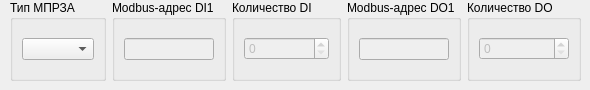
    <widget class="QWidget" name="tab2_dio_settings">
     <attribute name="title">
      <string>Tab 1</string>
     </attribute>
     <widget class="QWidget" name="horizontalLayoutWidget_3">
      <property name="geometry">
       <rect>
        <x>10</x>
        <y>0</y>
        <width>571</width>
        <height>81</height>
       </rect>
      </property>
      <layout class="QHBoxLayout" name="horizontalLayout_1">
       <item>
        <widget class="QGroupBox" name="groupBox_ied_type">
         <property name="title">
          <string>Тип МПРЗА</string>
         </property>
         <layout class="QHBoxLayout" name="horizontalLayout_10">
          <item>
           <widget class="QComboBox" name="comboBox_ied_type"/>
          </item>
         </layout>
        </widget>
       </item>
       <item>
        <widget class="QGroupBox" name="groupBox_di_01_adress">
         <property name="enabled">
          <bool>true</bool>
         </property>
         <property name="sizePolicy">
          <sizepolicy hsizetype="Preferred" vsizetype="Preferred">
           <horstretch>0</horstretch>
           <verstretch>0</verstretch>
          </sizepolicy>
         </property>
         <property name="title">
          <string>Modbus-адрес DI1</string>
         </property>
         <layout class="QHBoxLayout" name="horizontalLayout_2">
          <item>
           <widget class="QLineEdit" name="lineEdit_di_01_address">
            <property name="enabled">
             <bool>false</bool>
            </property>
            <property name="sizePolicy">
             <sizepolicy hsizetype="Minimum" vsizetype="Fixed">
              <horstretch>0</horstretch>
              <verstretch>0</verstretch>
             </sizepolicy>
            </property>
            <property name="inputMethodHints">
             <set>Qt::ImhNone</set>
            </property>
           </widget>
          </item>
         </layout>
        </widget>
       </item>
       <item>
        <widget class="QGroupBox" name="groupBox_di_count">
         <property name="title">
          <string>Количество DI</string>
         </property>
         <layout class="QHBoxLayout" name="horizontalLayout_3">
          <item>
           <widget class="QSpinBox" name="spinBox_di_count">
            <property name="enabled">
             <bool>false</bool>
            </property>
            <property name="styleSheet">
             <string notr="true"/>
            </property>
           </widget>
          </item>
         </layout>
        </widget>
       </item>
       <item>
        <widget class="QGroupBox" name="groupBox_do_01_adress">
         <property name="enabled">
          <bool>true</bool>
         </property>
         <property name="title">
          <string>Modbus-адрес DO1</string>
         </property>
         <layout class="QHBoxLayout" name="horizontalLayout_4">
          <item>
           <widget class="QLineEdit" name="lineEdit_do_01_address">
            <property name="enabled">
             <bool>false</bool>
            </property>
            <property name="sizePolicy">
             <sizepolicy hsizetype="Minimum" vsizetype="Fixed">
              <horstretch>0</horstretch>
              <verstretch>0</verstretch>
             </sizepolicy>
            </property>
           </widget>
          </item>
         </layout>
        </widget>
       </item>
       <item>
        <widget class="QGroupBox" name="groupBox_do_count">
         <property name="title">
          <string>Количество DO</string>
         </property>
         <layout class="QHBoxLayout" name="horizontalLayout_5">
          <item>
           <widget class="QSpinBox" name="spinBox_do_count">
            <property name="enabled">
             <bool>false</bool>
            </property>
            <property name="styleSheet">
             <string notr="true"/>
            </property>
           </widget>
          </item>
         </layout>
        </widget>
       </item>
      </layout>
     </widget>
    </widget>
